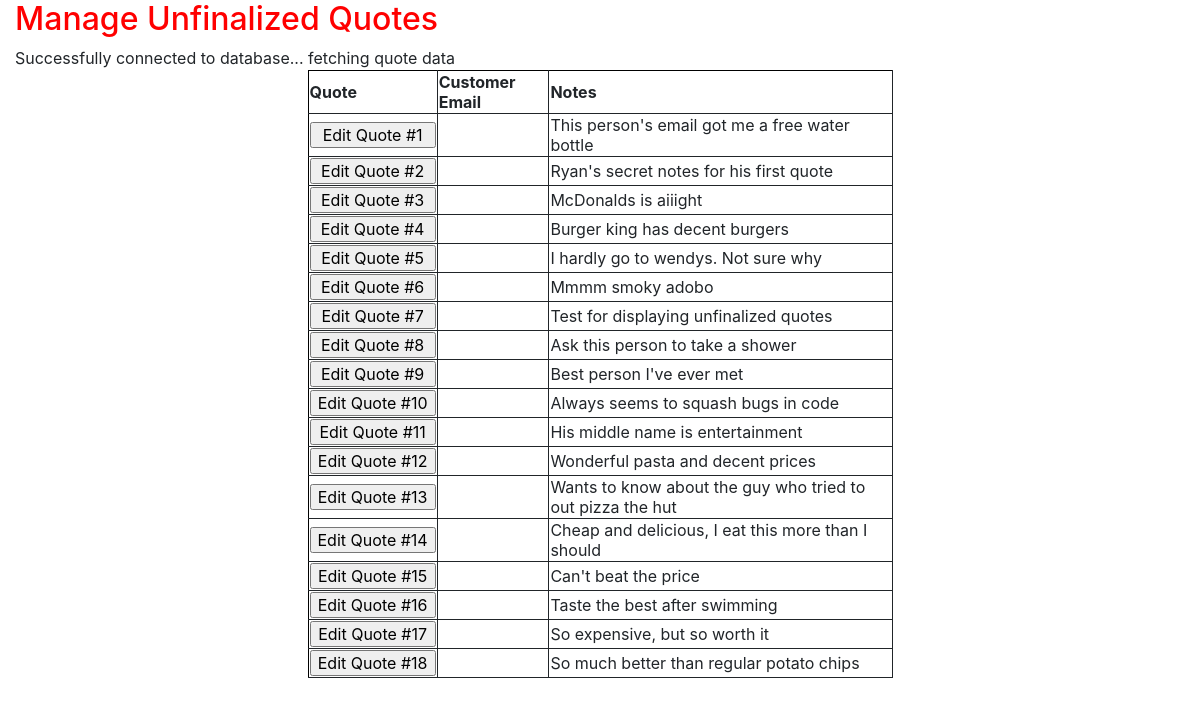
The page /manageQuotesHeader.php on the database its author committed.
### tables this page shows
create table Quote(
    Quote_Id  INT            NOT NULL PRIMARY KEY AUTO_INCREMENT,
    User_Id   INT            NOT NULL,
    Cust_Id   INT            NOT NULL,
    SNote     VARCHAR(1000),
    Status    CHAR(11)       NOT NULL DEFAULT "Unfinalized",
    Date      DATETIME       NOT NULL DEFAULT CURRENT_TIMESTAMP,

    foreign key(User_Id) references Associate(User_Id)
);

### manageQuotesHeader.php (the view, shortened to what this page needs)
<html>
	<head>
		<link rel="stylesheet" href="https://stackpath.bootstrapcdn.com/bootstrap/4.5.2/css/bootstrap.min.css">
		<link rel="stylesheet" type="text/css" href="associateManageQuote.css" />
	</head>
	<body>
	<div class="container-fluid">
		<h1>Manage Unfinalized Quotes</h1>
		<table class="mx-auto w-50">
			<tr>
				<th>Quote</th>
				<th>Customer Email</th>
				<th>Notes</th>
			</tr>
			<?php
				try{
					include("credentials.php");
					$dsn = "mysql:host=courses;dbname=z1866716";
					$pdo = new PDO($dsn,$username,$password);
					$pdo->setAttribute(PDO::ATTR_ERRMODE,PDO::ERRMODE_EXCEPTION);
					echo "Successfully connected to database... fetching quote data<br>";
					$query = $pdo->prepare("SELECT * FROM Quote");
					$query->execute();
					$unfinalizedQuotes = $query->fetchAll(PDO::FETCH_ASSOC);
					foreach($unfinalizedQuotes as $quote)
					{
						echo '<form action="http://students.cs.niu.edu/~z1866716/manageQuotesDetail.php" method="POST">';
						$editButton = '<td><input type="submit" class="w-100" value="Edit Quote #'.$quote["Quote_Id"].'"/></td>';
						echo '<tr>'.$editButton.'<td>'.$quote["Cust_Mail"].'</td><td>'.$quote["SNote"].'</td></tr>';
						echo "</form>";
					}
				}
				catch(PDOexception $e){
					echo "Failed to connect to database:" . $e->getMessage();
				}
			?>
		</table>
	</div>
	</body>
</html>

### associateManageQuote.css (style rules this page uses)
h1 { font-size: 2rem; color: red; }
table { border: 1px solid black; }
td, th { border-right-style: solid; border-bottom-style: solid; border-width: 1px; }

### rows shown on the page
quote: Quote_Id "Edit Quote #1", SNote "This person's email got me a free water bottle"
quote: Quote_Id "Edit Quote #2", SNote "Ryan's secret notes for his first quote"
quote: Quote_Id "Edit Quote #3", SNote "McDonalds is aiiight"
quote: Quote_Id "Edit Quote #4", SNote "Burger king has decent burgers"
quote: Quote_Id "Edit Quote #5", SNote "I hardly go to wendys. Not sure why"
quote: Quote_Id "Edit Quote #6", SNote "Mmmm smoky adobo"
quote: Quote_Id "Edit Quote #7", SNote "Test for displaying unfinalized quotes"
quote: Quote_Id "Edit Quote #8", SNote "Ask this person to take a shower"
quote: Quote_Id "Edit Quote #9", SNote "Best person I've ever met"
quote: Quote_Id "Edit Quote #10", SNote "Always seems to squash bugs in code"
quote: Quote_Id "Edit Quote #11", SNote "His middle name is entertainment"
quote: Quote_Id "Edit Quote #12", SNote "Wonderful pasta and decent prices"
quote: Quote_Id "Edit Quote #13", SNote "Wants to know about the guy who tried to out pizza the hut"
quote: Quote_Id "Edit Quote #14", SNote "Cheap and delicious, I eat this more than I should"
quote: Quote_Id "Edit Quote #15", SNote "Can't beat the price"
quote: Quote_Id "Edit Quote #16", SNote "Taste the best after swimming"
quote: Quote_Id "Edit Quote #17", SNote "So expensive, but so worth it"
quote: Quote_Id "Edit Quote #18", SNote "So much better than regular potato chips"
